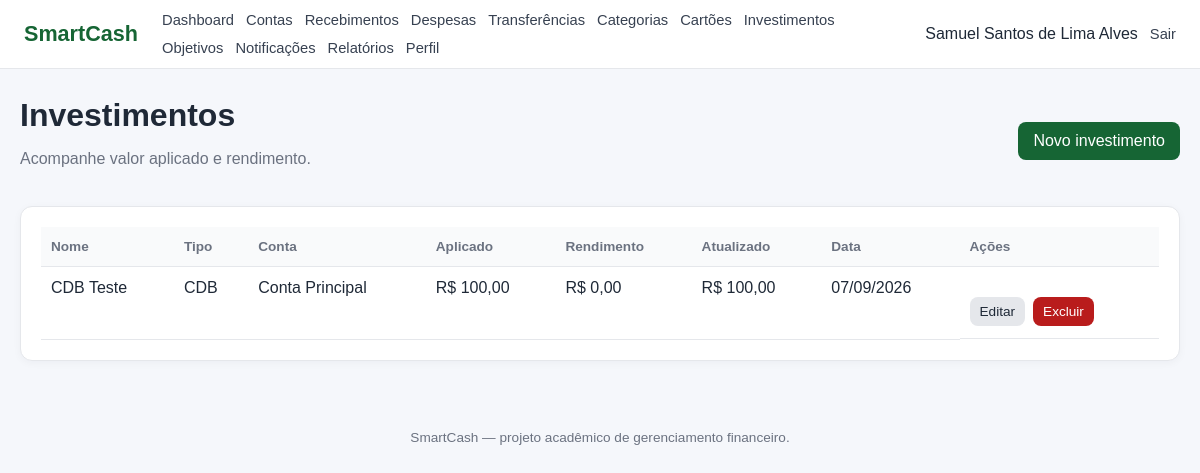
The app's page /investimentos/index.php (signed in) with its own data.
### tables this page shows
CREATE TABLE `investimento` (
  `id_investimento` int NOT NULL,
  `id_usuario` int NOT NULL,
  `id_conta` int NOT NULL,
  `id_tipo_investimento` int NOT NULL,
  `nome` varchar(100) NOT NULL,
  `valor_aplicado` decimal(15,2) NOT NULL,
  `rendimento` decimal(15,2) NOT NULL DEFAULT '0.00',
  `data_aplicacao` date NOT NULL
);

CREATE TABLE `tipo_investimento` (
  `id_tipo_investimento` int NOT NULL,
  `nome` varchar(100) NOT NULL,
  `descricao` varchar(255) DEFAULT NULL
);

CREATE TABLE `conta` (
  `id_conta` int NOT NULL,
  `id_usuario` int NOT NULL,
  `id_banco` int NOT NULL,
  `id_tipo_conta` int NOT NULL,
  `nome_conta` varchar(100) NOT NULL,
  `num_conta` varchar(30) DEFAULT NULL,
  `agencia` varchar(20) DEFAULT NULL,
  `saldo_atual` decimal(15,2) NOT NULL DEFAULT '0.00'
);

### includes/functions.php (called while the page is built, shortened)
<?php
function e(mixed $value): string
{
    return htmlspecialchars(
        (string)($value ?? ''),
        ENT_QUOTES,
        'UTF-8'
    );
}
function db(): PDO
{
    global $pdo;
    return $pdo;
}
function money(float|int|string|null $value): string
{
    return 'R$ ' . number_format(
        (float)$value,
        2,
        ',',
        '.'
    );
}
function formatDateBr(?string $date): string
{
    $dt = DateTime::createFromFormat(
        'Y-m-d',
        substr($date, 0, 10)
    );
    return $dt
        ? $dt->format('d/m/Y')
        : e($date);
}

### investimentos/index.php (the view)
<?php
require_once __DIR__.'/../config/database.php';require_once __DIR__.'/../includes/auth.php';require_once __DIR__.'/../includes/functions.php';$uid=usuarioLogado();
$stmt=db()->prepare('SELECT i.*,t.nome tipo, c.nome_conta FROM INVESTIMENTO i LEFT JOIN TIPO_INVESTIMENTO t ON t.id_tipo_investimento=i.id_tipo_investimento LEFT JOIN CONTA c ON c.id_conta=i.id_conta AND c.id_usuario=i.id_usuario WHERE i.id_usuario=:u ORDER BY i.data_aplicacao DESC');$stmt->execute(['u'=>$uid]);$items=$stmt->fetchAll(PDO::FETCH_ASSOC);
$pageTitle='Investimentos';$basePath='../';require __DIR__.'/../includes/header.php';?>
<div class="page-header"><div><h1>Investimentos</h1><p class="muted">Acompanhe valor aplicado e rendimento.</p></div><a class="btn" href="cadastrar.php">Novo investimento</a></div><div class="table-card">
<?php if(!$items):?><div class="empty">Nenhum investimento cadastrado.</div><?php else:?><table><thead><tr><th>Nome</th><th>Tipo</th><th>Conta</th><th>Aplicado</th><th>Rendimento</th><th>Atualizado</th><th>Data</th><th>Ações</th></tr></thead><tbody><?php foreach($items as $i):?><tr><td><?=e($i['nome'])?></td><td><?=e($i['tipo']??'-')?></td><td><?=e($i['nome_conta']??'-')?></td><td><?=money($i['valor_aplicado'])?></td><td><?=money($i['rendimento'])?></td><td><?=money((float)$i['valor_aplicado']+(float)$i['rendimento'])?></td><td><?=formatDateBr($i['data_aplicacao'])?></td><td class="actions"><a class="btn btn-small btn-secondary" href="editar.php?id=<?=$i['id_investimento']?>">Editar</a><form method="post" action="excluir.php" data-confirm="Excluir este investimento?"><input type="hidden" name="csrf_token" value="<?=e(csrfToken())?>"><input type="hidden" name="id" value="<?=$i['id_investimento']?>"><button class="btn btn-small btn-danger">Excluir</button></form></td></tr><?php endforeach;?></tbody></table><?php endif;?></div><?php require __DIR__.'/../includes/footer.php';?>

### assets/css/style.css (style rules this page uses)
* { box-sizing: border-box; }
body { margin: 0; font-family: Arial, Helvetica, sans-serif; background: #f5f7fb; color: #1f2937; }
a { color: #166534; text-decoration: none; }
.page-header { display: flex; justify-content: space-between; align-items: center; gap: 16px; margin-bottom: 22px; }
.page-header h1 { margin: 0; }
.card, .table-card, .form-card { background: #fff; border: 1px solid #e5e7eb; border-radius: 12px; padding: 20px; box-shadow: 0 2px 8px rgba(15, 23, 42, .04); }
.btn, .button, button { display: inline-block; border: 0; border-radius: 8px; padding: 10px 15px; text-decoration: none; cursor: pointer; font-weight: 600; background: #166534; color: #fff; font: inherit; }
.btn-secondary, .secondary { background: #e5e7eb; color: #1f2937; }
.btn-danger, .danger { background: #b91c1c; color: #fff; }
.btn-small { padding: 7px 10px; font-size: .85rem; }
.actions { display: flex; gap: 8px; flex-wrap: wrap; margin-top: 18px; }
table { width: 100%; border-collapse: collapse; background: #fff; }
th, td { text-align: left; padding: 12px 10px; border-bottom: 1px solid #e5e7eb; vertical-align: top; }
th { font-size: .85rem; color: #6b7280; background: #f9fafb; }
.muted { color: #6b7280; }

### records on screen
investimento: nome "CDB Teste", id_tipo_investimento.nome "CDB", id_conta.nome_conta "Conta Principal", valor_aplicado "R$ 100,00", rendimento "R$ 0,00", money((float)$i['valor_aplicado']+(float)$i['rendimento']) "R$ 100,00", data_aplicacao "07/09/2026"

### other values on screen
$userName "Samuel Santos de Lima Alves"
